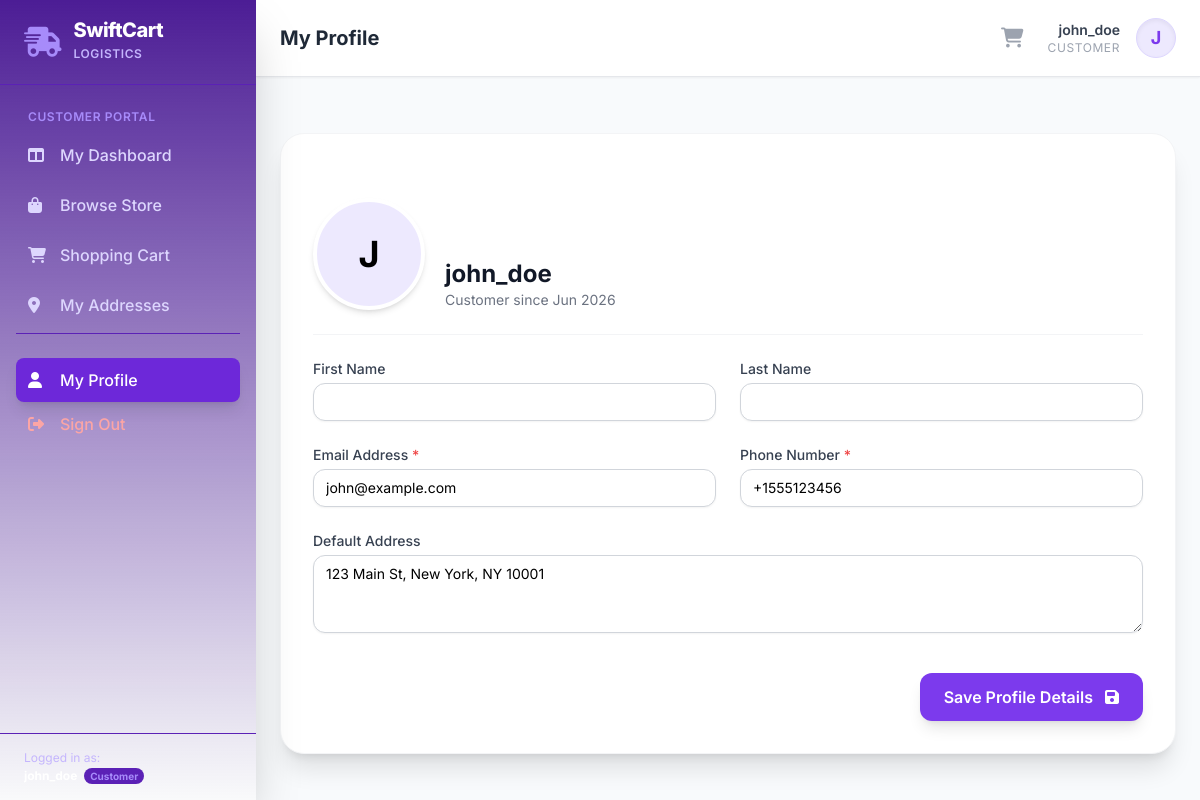
Screenshot of /accounts/profile/ (signed in) with the database file from the repository.
### accounts/models.py (models this page shows, shortened)
class User(AbstractUser):
    class Role(models.TextChoices):
        ADMIN = 'ADMIN', 'Admin/Warehouse'
        CUSTOMER = 'CUSTOMER', 'Customer'
        RIDER = 'RIDER', 'Rider'
    role = models.CharField(
        max_length=20,
        choices=Role.choices,
        default=Role.CUSTOMER
    )
    def is_admin(self):
        return self.role == self.Role.ADMIN or self.is_superuser
    def is_customer(self):
        return self.role == self.Role.CUSTOMER

class CustomerProfile(models.Model):
    user = models.OneToOneField(User, on_delete=models.CASCADE, related_name='customer_profile')
    phone_number = models.CharField(max_length=15, blank=True)
    address = models.TextField(blank=True)

### accounts/views.py (the view)
# urls.py: path('profile/', views.profile_view, name='profile'),
@login_required
def profile_view(request):
    user = request.user
    if user.is_customer():
        form_class = CustomerProfileForm
        template_name = 'accounts/profile_customer.html'
    elif user.is_rider():
        form_class = RiderProfileForm
        template_name = 'accounts/profile_rider.html'
    else:
        messages.info(request, "Admins manage profiles via Admin Panel.")
        return redirect('admin_dashboard')
    if request.method == 'POST':
        form = form_class(request.POST, instance=user)
        if form.is_valid():
            form.save()
            messages.success(request, "Profile updated successfully.")
            return redirect('profile')
    else:
        form = form_class(instance=user)
    return render(request, template_name, {'form': form})

### accounts/forms.py (shortened to what this page needs)
class CustomerProfileForm(forms.ModelForm):
    email = forms.EmailField(required=True)
    first_name = forms.CharField(max_length=30, required=False)
    last_name = forms.CharField(max_length=30, required=False)
    phone_number = forms.CharField(max_length=15, required=True)
    address = forms.CharField(widget=forms.Textarea(attrs={'rows': 3}), required=False)
    class Meta:
        model = User
        fields = ['first_name', 'last_name', 'email']
    def __init__(self, *args, **kwargs):
        super().__init__(*args, **kwargs)
        if self.instance and hasattr(self.instance, 'customer_profile'):
            profile = self.instance.customer_profile
            self.fields['phone_number'].initial = profile.phone_number
            self.fields['address'].initial = profile.address

### templates/accounts/profile_customer.html (shortened to what this page needs)
{% extends 'base.html' %}
{% block page_title %}My Profile{% endblock %}
{% block content %}
<div class="max-w-4xl mx-auto py-8">
    <div class="bg-white shadow-xl rounded-3xl border border-gray-100 overflow-hidden">
        <div class="h-32 bg-gradient-to-r from-brand-650 to-brand-850"></div>
        <div class="px-8 pb-8 relative">
            <div class="flex flex-col sm:flex-row sm:items-end -mt-16 sm:space-x-5 mb-6">
                <div class="w-28 h-28 rounded-full bg-brand-100 border-4 border-white text-brand-650 flex items-center justify-center font-bold text-4xl shadow-md">
                    {{ user.username|slice:":1"|upper }}
                </div>
                <div class="mt-4 sm:mt-0 flex-1">
                    <h1 class="text-2xl font-bold text-gray-900">{{ user.get_full_name|default:user.username }}</h1>
                    <p class="text-sm text-gray-500">Customer since {{ user.date_joined|date:"M Y" }}</p>
                </div>
            </div>
            <hr class="border-gray-100 my-6">
            <form method="POST" class="space-y-6">
                <div class="grid grid-cols-1 md:grid-cols-2 gap-6">
                    <div>
                        <label for="id_first_name" class="block text-sm font-medium text-gray-700">First Name</label>
                        <input type="text" id="id_first_name" name="first_name" value="{{ form.first_name.value|default:'' }}" class="mt-1 block w-full px-3 py-2 border border-gray-300 rounded-xl shadow-sm focus:ring-brand-500 focus:border-brand-500 sm:text-sm">
                    </div>
                    <div>
                        <label for="id_last_name" class="block text-sm font-medium text-gray-700">Last Name</label>
                        <input type="text" id="id_last_name" name="last_name" value="{{ form.last_name.value|default:'' }}" class="mt-1 block w-full px-3 py-2 border border-gray-300 rounded-xl shadow-sm focus:ring-brand-500 focus:border-brand-500 sm:text-sm">
                    </div>
                    <div>
                        <label for="id_email" class="block text-sm font-medium text-gray-700">Email Address <span class="text-red-500">*</span></label>
                        <input type="email" id="id_email" name="email" value="{{ form.email.value }}" required class="mt-1 block w-full px-3 py-2 border border-gray-300 rounded-xl shadow-sm focus:ring-brand-500 focus:border-brand-500 sm:text-sm">
                    </div>
                    <div>
                        <label for="id_phone_number" class="block text-sm font-medium text-gray-700">Phone Number <span class="text-red-500">*</span></label>
                        <input type="text" id="id_phone_number" name="phone_number" value="{{ form.phone_number.value }}" required class="mt-1 block w-full px-3 py-2 border border-gray-300 rounded-xl shadow-sm focus:ring-brand-500 focus:border-brand-500 sm:text-sm">
                    </div>
                </div>
                <div>
                    <label for="id_address" class="block text-sm font-medium text-gray-700">Default Address</label>
                    <textarea id="id_address" name="address" rows="3" class="mt-1 block w-full px-3 py-2 border border-gray-300 rounded-xl shadow-sm focus:ring-brand-500 focus:border-brand-500 sm:text-sm">{{ form.address.value|default:'' }}</textarea>
                </div>
                <div class="flex justify-end pt-4">
                    <button type="submit" class="px-6 py-3 bg-brand-600 hover:bg-brand-700 text-white font-semibold rounded-xl shadow-lg transition transform hover:-translate-y-0.5">
                        Save Profile Details <i class="fa-solid fa-floppy-disk ml-2 self-center"></i>
                    </button>
                </div>
            </form>
        </div>
    </div>
</div>
{% endblock %}

### templates/base.html (shortened to what this page needs)
<!DOCTYPE html>
<html lang="en" class="h-full bg-gray-50">
<head>
    <script src="https://cdn.tailwindcss.com"></script>
    <link rel="stylesheet" href="https://cdnjs.cloudflare.com/ajax/libs/font-awesome/6.4.0/css/all.min.css">
</head>
<body class="h-full flex flex-col md:flex-row overflow-hidden">
    <aside id="sidebar" class="fixed inset-y-0 left-0 transform -translate-x-full md:relative md:translate-x-0 transition-transform duration-300 ease-in-out bg-gradient-to-b from-brand-900 to-brand-850 text-white w-64 flex flex-col z-40 h-full shadow-2xl">
        <div class="hidden md:flex items-center space-x-3 px-6 py-5 border-b border-brand-800">
            <i class="fa-solid fa-truck-fast text-brand-400 text-3xl animate-bounce-slow"></i>
            <div>
                <h1 class="font-extrabold text-xl tracking-tight leading-none text-white">SwiftCart</h1>
                <span class="text-xs text-brand-300 font-semibold tracking-wider uppercase">Logistics</span>
            </div>
        </div>
        <nav class="flex-1 px-4 py-6 space-y-1.5 overflow-y-auto">
            {% if user.is_authenticated %}
                {% if user.is_admin %}
                    <div class="text-xs font-semibold text-brand-400 uppercase px-3 mb-2 tracking-wider">Warehouse Management</div>
                    <a href="{% url 'admin_dashboard' %}" class="flex items-center space-x-3 px-3 py-2.5 rounded-lg font-medium transition duration-200 hover:bg-brand-800 {% if request.resolver_match.url_name == 'admin_dashboard' %}bg-brand-700 text-white shadow-lg{% else %}text-brand-200{% endif %}">
                        <i class="fa-solid fa-chart-line w-5"></i>
                        <span>Dashboard</span>
                    </a>
                    <a href="{% url 'admin_products' %}" class="flex items-center space-x-3 px-3 py-2.5 rounded-lg font-medium transition duration-200 hover:bg-brand-800 {% if request.resolver_match.url_name == 'admin_products' or 'product' in request.resolver_match.url_name %}bg-brand-700 text-white shadow-lg{% else %}text-brand-200{% endif %}">
                        <i class="fa-solid fa-boxes-stacked w-5"></i>
                        <span>Products</span>
                    </a>
                    <a href="{% url 'admin_orders' %}" class="flex items-center space-x-3 px-3 py-2.5 rounded-lg font-medium transition duration-200 hover:bg-brand-800 {% if request.resolver_match.url_name == 'admin_orders' %}bg-brand-700 text-white shadow-lg{% else %}text-brand-200{% endif %}">
                        <i class="fa-solid fa-list-check w-5"></i>
                        <span>Orders</span>
                    </a>
                    <a href="{% url 'admin_riders' %}" class="flex items-center space-x-3 px-3 py-2.5 rounded-lg font-medium transition duration-200 hover:bg-brand-800 {% if request.resolver_match.url_name == 'admin_riders' %}bg-brand-700 text-white shadow-lg{% else %}text-brand-200{% endif %}">
                        <i class="fa-solid fa-motorcycle w-5"></i>
                        <span>Riders</span>
                    </a>
                    <a href="{% url 'admin_customers' %}" class="flex items-center space-x-3 px-3 py-2.5 rounded-lg font-medium transition duration-200 hover:bg-brand-800 {% if request.resolver_match.url_name == 'admin_customers' %}bg-brand-700 text-white shadow-lg{% else %}text-brand-200{% endif %}">
                        <i class="fa-solid fa-users w-5"></i>
                        <span>Customers</span>
                    </a>
                {% elif user.is_customer %}
                    <div class="text-xs font-semibold text-brand-400 uppercase px-3 mb-2 tracking-wider">Customer Portal</div>
                    <a href="{% url 'customer_dashboard' %}" class="flex items-center space-x-3 px-3 py-2.5 rounded-lg font-medium transition duration-200 hover:bg-brand-800 {% if request.resolver_match.url_name == 'customer_dashboard' %}bg-brand-700 text-white shadow-lg{% else %}text-brand-200{% endif %}">
                        <i class="fa-solid fa-table-columns w-5"></i>
                        <span>My Dashboard</span>
                    </a>
                    <a href="{% url 'product_list' %}" class="flex items-center space-x-3 px-3 py-2.5 rounded-lg font-medium transition duration-200 hover:bg-brand-800 {% if request.resolver_match.url_name == 'product_list' or 'product_detail' in request.resolver_match.url_name %}bg-brand-700 text-white shadow-lg{% else %}text-brand-200{% endif %}">
                        <i class="fa-solid fa-bag-shopping w-5"></i>
                        <span>Browse Store</span>
                    </a>
                    <a href="{% url 'cart' %}" class="flex items-center space-x-3 px-3 py-2.5 rounded-lg font-medium transition duration-200 hover:bg-brand-800 {% if request.resolver_match.url_name == 'cart' %}bg-brand-700 text-white shadow-lg{% else %}text-brand-200{% endif %}">
                        <i class="fa-solid fa-cart-shopping w-5"></i>
                        <span>Shopping Cart</span>
                    </a>
                    <a href="{% url 'address_list' %}" class="flex items-center space-x-3 px-3 py-2.5 rounded-lg font-medium transition duration-200 hover:bg-brand-800 {% if request.resolver_match.url_name == 'address_list' %}bg-brand-700 text-white shadow-lg{% else %}text-brand-200{% endif %}">
                        <i class="fa-solid fa-location-dot w-5"></i>
                        <span>My Addresses</span>
                    </a>
                {% endif %}
                <div class="pt-6 border-t border-brand-800 mt-6">
                    <a href="{% url 'profile' %}" class="flex items-center space-x-3 px-3 py-2.5 rounded-lg font-medium transition duration-200 hover:bg-brand-800 {% if request.resolver_match.url_name == 'profile' %}bg-brand-700 text-white shadow-lg{% else %}text-brand-200{% endif %}">
                        <i class="fa-solid fa-user w-5"></i>
                        <span>My Profile</span>
                    </a>
                    <a href="{% url 'logout' %}" class="flex items-center space-x-3 px-3 py-2.5 rounded-lg font-medium transition duration-200 text-red-300 hover:bg-red-950/40">
                        <i class="fa-solid fa-right-from-bracket w-5"></i>
                        <span>Sign Out</span>
                    </a>
                </div>
            {% endif %}
        </nav>
        <div class="px-6 py-4 border-t border-brand-800 text-xs text-brand-300">
            <span>Logged in as:</span>
            <div class="font-bold text-white truncate mt-0.5">
                {% if user.is_authenticated %}
                    <span class="text-[10px] text-brand-400 bg-brand-800 px-1.5 py-0.5 rounded-full ml-1">
                        {{ user.get_role_display }}
                    </span>
                {% else %}
                    Guest
                {% endif %}
            </div>
        </div>
    </aside>
    <main class="flex-1 flex flex-col overflow-hidden min-h-screen">
        <header class="bg-white border-b border-gray-200 px-6 py-4 flex items-center justify-between shadow-sm z-30">
            <div>
                <h2 class="text-xl font-bold text-gray-800 capitalize">
                    {% block page_title %}Dashboard{% endblock %}
                </h2>
            </div>
            <div class="flex items-center space-x-4">
                {% if user.is_authenticated %}
                    {% if user.is_customer %}
                        <a href="{% url 'cart' %}" class="relative p-2 text-gray-400 hover:text-brand-600 transition">
                            <i class="fa-solid fa-cart-shopping text-xl"></i>
                        </a>
                    {% endif %}
                    <div class="hidden sm:flex flex-col text-right">
                        <span class="text-sm font-semibold text-gray-700">{{ user.get_full_name|default:user.username }}</span>
                        <span class="text-xs text-gray-400 uppercase tracking-wider">{{ user.get_role_display }}</span>
                    </div>
                    <a href="{% url 'profile' %}" class="w-10 h-10 rounded-full bg-brand-100 border border-brand-200 text-brand-600 flex items-center justify-center font-bold text-lg shadow-inner hover:bg-brand-200 transition">
                        {{ user.username|slice:":1"|upper }}
                    </a>
                {% else %}
                    <a href="{% url 'login' %}" class="text-sm font-semibold text-brand-600 hover:text-brand-800 transition">Sign In</a>
                    <a href="{% url 'register_customer' %}" class="px-4 py-2 bg-brand-600 hover:bg-brand-700 text-white text-sm font-semibold rounded-lg shadow-md transition">Register</a>
                {% endif %}
            </div>
        </header>
        <section class="flex-1 overflow-y-auto p-6 bg-slate-50">
            {% block content %}{% endblock %}
        </section>
    </main>
</body>
</html>

### templates/base.html (style rules this page uses)
body { font-family: 'Inter', sans-serif; }

### rows the page displays
User: role "Customer", get_full_name "john_doe", role "CUSTOMER", username "J", date_joined "Jun 2026", email "john@example.com"
CustomerProfile: phone_number "+1555123456", address "123 Main St, New York, NY 10001"
